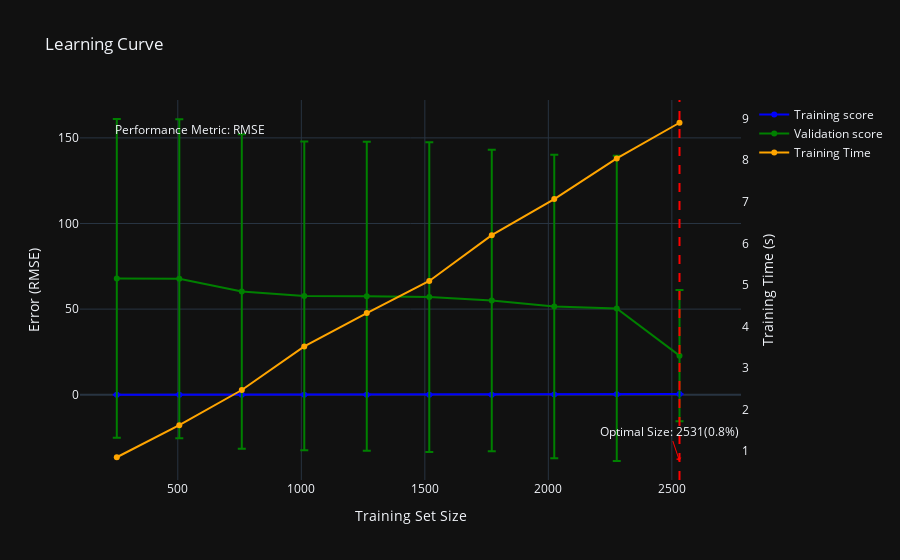

This figure's notebook cell:
### Code cell
# regressor.calculate_learning_curve()
# regressor.calculate_optimal_size()
regressor.plot_learning_curve()

### Figure 1 — Plotly figure (JSON) as saved in the notebook; plotly's stock layout.template omitted (floating-point values rounded to 4 significant figures)
{"data": [{"error_y": {"array": [-0.003012, -0.005663, -0.004332, -0.002346, -0.004205, -0.004963, -0.0123, -0.06967, -0.1264, -0.1271], "color": "blue", "type": "data", "visible": true}, "line": {"color": "blue"}, "mode": "lines+markers", "name": "Training score", "type": "scatter", "x": [253, 506, 759, 1012, 1265, 1518, 1771, 2024, 2277, 2531], "y": [0.002047, 0.004018, 0.008787, 0.01632, 0.02346, 0.02839, 0.04916, 0.1395, 0.2669, 0.3543]}, {"error_y": {"array": [-93.1, -93.16, -91.86, -90.16, -90.25, -90.49, -88.02, -88.65, -89.12, -38.36], "color": "green", "type": "data", "visible": true}, "line": {"color": "green"}, "mode": "lines+markers", "name": "Validation score", "type": "scatter", "x": [253, 506, 759, 1012, 1265, 1518, 1771, 2024, 2277, 2531], "y": [67.94, 67.71, 60.23, 57.68, 57.52, 57.04, 54.99, 51.57, 50.4, 22.83]}, {"line": {"color": "orange"}, "mode": "lines+markers", "name": "Training Time", "type": "scatter", "x": [253, 506, 759, 1012, 1265, 1518, 1771, 2024, 2277, 2531], "y": [0.8521, 1.625, 2.47, 3.519, 4.323, 5.094, 6.196, 7.064, 8.043, 8.901], "yaxis": "y2"}], "layout": {"annotations": [{"font": {"size": 12}, "showarrow": false, "text": "Performance Metric: RMSE", "x": 0.05, "xref": "paper", "y": 0.95, "yref": "paper"}, {"arrowcolor": "red", "arrowhead": 1, "font": {"size": 12}, "showarrow": true, "text": "Optimal Size: 2531(0.8%)", "x": 2531, "xref": "x", "y": 0.05, "yref": "paper"}], "shapes": [{"line": {"color": "red", "dash": "dash"}, "type": "line", "x0": 2531, "x1": 2531, "xref": "x", "y0": 0, "y1": 1, "yref": "paper"}], "title": {"text": "Learning Curve"}, "xaxis": {"title": {"text": "Training Set Size"}}, "yaxis": {"title": {"text": "Error (RMSE)"}}, "yaxis2": {"overlaying": "y", "showgrid": false, "side": "right", "title": {"text": "Training Time (s)"}}}}
